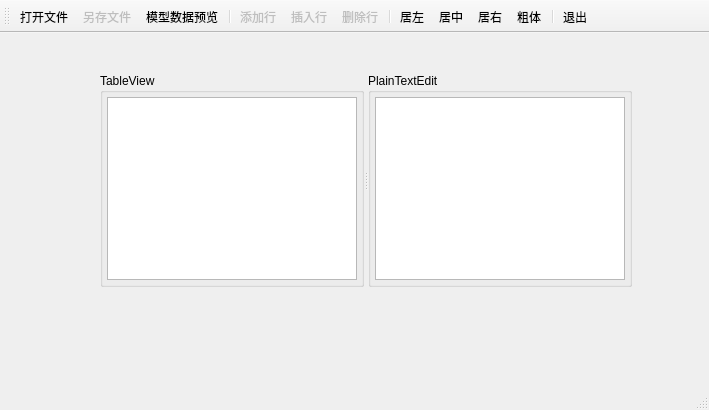
<?xml version="1.0" encoding="UTF-8"?>
<ui version="4.0">
 <class>MainWindow</class>
 <widget class="QMainWindow" name="MainWindow">
  <property name="geometry">
   <rect>
    <x>0</x>
    <y>0</y>
    <width>709</width>
    <height>410</height>
   </rect>
  </property>
  <property name="windowTitle">
   <string>QTableView与QStandardItemModel</string>
  </property>
  <widget class="QWidget" name="centralWidget">
   <widget class="QSplitter" name="splitter">
    <property name="geometry">
     <rect>
      <x>100</x>
      <y>40</y>
      <width>532</width>
      <height>214</height>
     </rect>
    </property>
    <property name="orientation">
     <enum>Qt::Horizontal</enum>
    </property>
    <widget class="QGroupBox" name="groupBox">
     <property name="title">
      <string>TableView</string>
     </property>
     <layout class="QVBoxLayout" name="verticalLayout">
      <property name="leftMargin">
       <number>4</number>
      </property>
      <property name="topMargin">
       <number>4</number>
      </property>
      <property name="rightMargin">
       <number>4</number>
      </property>
      <property name="bottomMargin">
       <number>4</number>
      </property>
      <item>
       <widget class="QTableView" name="tableView">
        <property name="editTriggers">
         <set>QAbstractItemView::AnyKeyPressed|QAbstractItemView::DoubleClicked|QAbstractItemView::EditKeyPressed|QAbstractItemView::SelectedClicked</set>
        </property>
        <property name="alternatingRowColors">
         <bool>true</bool>
        </property>
       </widget>
      </item>
     </layout>
    </widget>
    <widget class="QGroupBox" name="groupBox_2">
     <property name="title">
      <string>PlainTextEdit</string>
     </property>
     <layout class="QVBoxLayout" name="verticalLayout_2">
      <property name="leftMargin">
       <number>4</number>
      </property>
      <property name="topMargin">
       <number>4</number>
      </property>
      <property name="rightMargin">
       <number>4</number>
      </property>
      <property name="bottomMargin">
       <number>4</number>
      </property>
      <item>
       <widget class="QPlainTextEdit" name="plainTextEdit">
        <property name="lineWrapMode">
         <enum>QPlainTextEdit::NoWrap</enum>
        </property>
       </widget>
      </item>
     </layout>
    </widget>
   </widget>
  </widget>
  <widget class="QMenuBar" name="menuBar">
   <property name="geometry">
    <rect>
     <x>0</x>
     <y>0</y>
     <width>709</width>
     <height>22</height>
    </rect>
   </property>
  </widget>
  <widget class="QToolBar" name="mainToolBar">
   <property name="toolButtonStyle">
    <enum>Qt::ToolButtonTextUnderIcon</enum>
   </property>
   <attribute name="toolBarArea">
    <enum>TopToolBarArea</enum>
   </attribute>
   <attribute name="toolBarBreak">
    <bool>false</bool>
   </attribute>
   <addaction name="actOpen"/>
   <addaction name="actSave"/>
   <addaction name="actModelData"/>
   <addaction name="separator"/>
   <addaction name="actAppend"/>
   <addaction name="actInsert"/>
   <addaction name="actDelete"/>
   <addaction name="separator"/>
   <addaction name="actAlignLeft"/>
   <addaction name="actAlignCenter"/>
   <addaction name="actAlignRight"/>
   <addaction name="actFontBold"/>
   <addaction name="separator"/>
   <addaction name="actExit"/>
  </widget>
  <widget class="QStatusBar" name="statusBar"/>
  <action name="actOpen">
   <property name="icon">
    <iconset resource="res.qrc">
     <normaloff>:/images/icons/open.bmp</normaloff>:/images/icons/open.bmp</iconset>
   </property>
   <property name="text">
    <string>打开文件</string>
   </property>
   <property name="toolTip">
    <string>打开文件</string>
   </property>
  </action>
  <action name="actSave">
   <property name="enabled">
    <bool>false</bool>
   </property>
   <property name="icon">
    <iconset resource="res.qrc">
     <normaloff>:/images/icons/save.bmp</normaloff>:/images/icons/save.bmp</iconset>
   </property>
   <property name="text">
    <string>另存文件</string>
   </property>
   <property name="toolTip">
    <string>表格内容另存为文件</string>
   </property>
  </action>
  <action name="actAppend">
   <property name="enabled">
    <bool>false</bool>
   </property>
   <property name="icon">
    <iconset resource="res.qrc">
     <normaloff>:/images/icons/append.bmp</normaloff>:/images/icons/append.bmp</iconset>
   </property>
   <property name="text">
    <string>添加行</string>
   </property>
   <property name="toolTip">
    <string>添加一行</string>
   </property>
  </action>
  <action name="actInsert">
   <property name="enabled">
    <bool>false</bool>
   </property>
   <property name="icon">
    <iconset resource="res.qrc">
     <normaloff>:/images/icons/306.bmp</normaloff>:/images/icons/306.bmp</iconset>
   </property>
   <property name="text">
    <string>插入行</string>
   </property>
   <property name="toolTip">
    <string>插入一行</string>
   </property>
  </action>
  <action name="actDelete">
   <property name="enabled">
    <bool>false</bool>
   </property>
   <property name="icon">
    <iconset resource="res.qrc">
     <normaloff>:/images/icons/delete.bmp</normaloff>:/images/icons/delete.bmp</iconset>
   </property>
   <property name="text">
    <string>删除行</string>
   </property>
   <property name="toolTip">
    <string>删除当前行</string>
   </property>
  </action>
  <action name="actExit">
   <property name="icon">
    <iconset resource="res.qrc">
     <normaloff>:/images/icons/exit.bmp</normaloff>:/images/icons/exit.bmp</iconset>
   </property>
   <property name="text">
    <string>退出</string>
   </property>
   <property name="toolTip">
    <string>退出</string>
   </property>
  </action>
  <action name="actModelData">
   <property name="icon">
    <iconset resource="res.qrc">
     <normaloff>:/images/icons/import1.bmp</normaloff>:/images/icons/import1.bmp</iconset>
   </property>
   <property name="text">
    <string>模型数据预览</string>
   </property>
   <property name="toolTip">
    <string>模型数据显示到文本框里</string>
   </property>
  </action>
  <action name="actAlignLeft">
   <property name="icon">
    <iconset resource="res.qrc">
     <normaloff>:/images/icons/508.bmp</normaloff>:/images/icons/508.bmp</iconset>
   </property>
   <property name="text">
    <string>居左</string>
   </property>
   <property name="toolTip">
    <string>文字左对齐</string>
   </property>
  </action>
  <action name="actAlignCenter">
   <property name="icon">
    <iconset resource="res.qrc">
     <normaloff>:/images/icons/510.bmp</normaloff>:/images/icons/510.bmp</iconset>
   </property>
   <property name="text">
    <string>居中</string>
   </property>
   <property name="toolTip">
    <string>文字居中</string>
   </property>
  </action>
  <action name="actAlignRight">
   <property name="icon">
    <iconset resource="res.qrc">
     <normaloff>:/images/icons/512.bmp</normaloff>:/images/icons/512.bmp</iconset>
   </property>
   <property name="text">
    <string>居右</string>
   </property>
   <property name="toolTip">
    <string>文字右对齐</string>
   </property>
  </action>
  <action name="actFontBold">
   <property name="checkable">
    <bool>true</bool>
   </property>
   <property name="icon">
    <iconset resource="res.qrc">
     <normaloff>:/images/icons/500.bmp</normaloff>:/images/icons/500.bmp</iconset>
   </property>
   <property name="text">
    <string>粗体</string>
   </property>
   <property name="toolTip">
    <string>粗体字体</string>
   </property>
  </action>
 </widget>
 <layoutdefault spacing="6" margin="11"/>
 <resources>
  <include location="res.qrc"/>
 </resources>
 <connections>
  <connection>
   <sender>actExit</sender>
   <signal>triggered()</signal>
   <receiver>MainWindow</receiver>
   <slot>close()</slot>
   <hints>
    <hint type="sourcelabel">
     <x>-1</x>
     <y>-1</y>
    </hint>
    <hint type="destinationlabel">
     <x>433</x>
     <y>266</y>
    </hint>
   </hints>
  </connection>
 </connections>
</ui>
